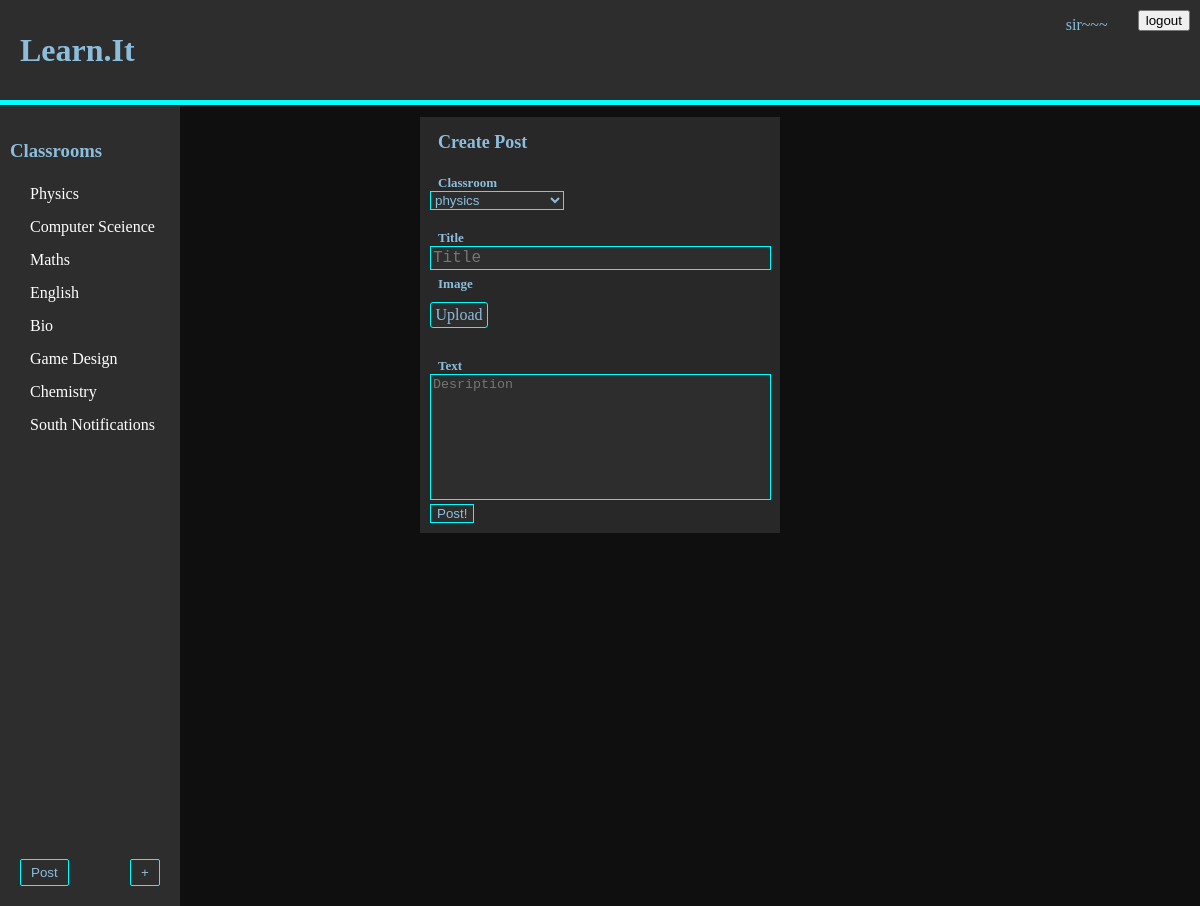
The page /p (signed in) on the database as committed earlier.
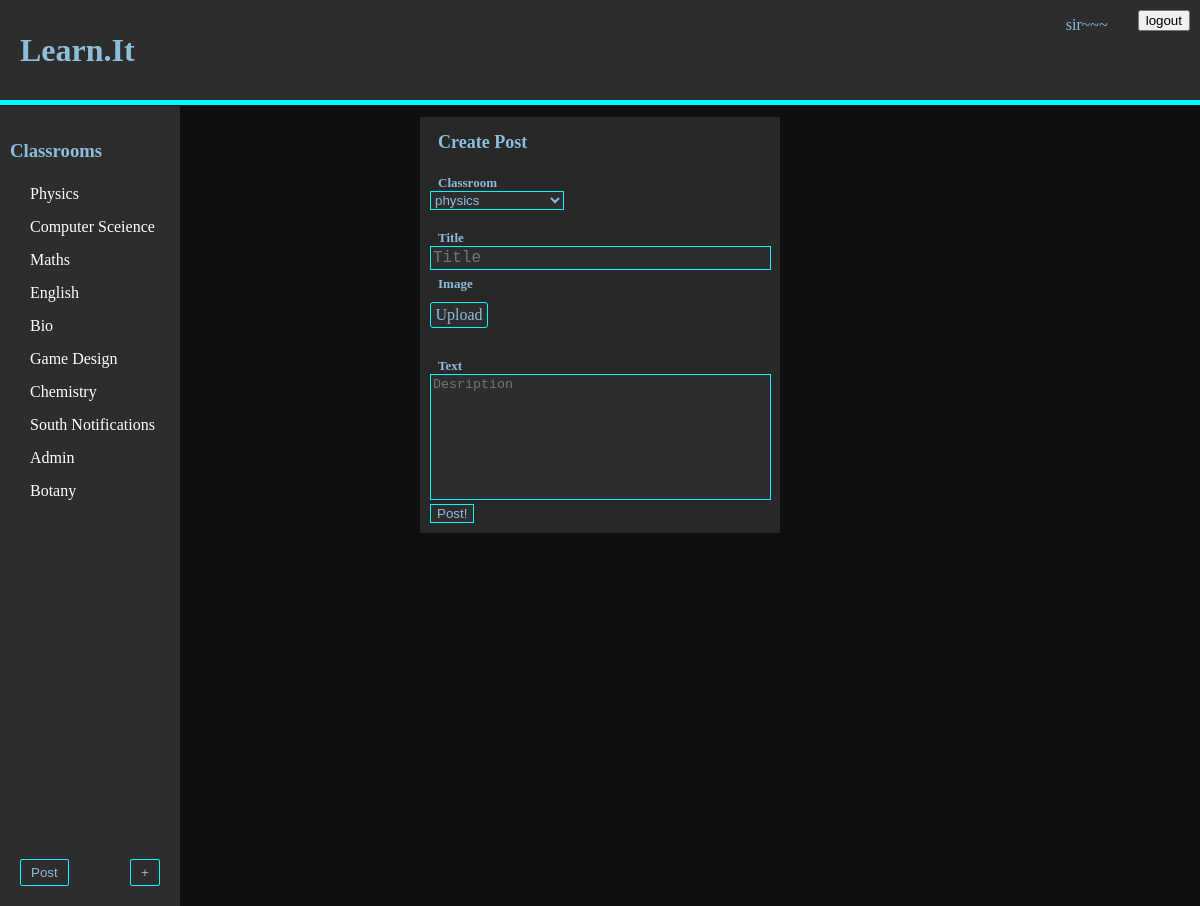
The same page on the database as committed later.
### tables this page shows
CREATE TABLE User_Classroom (Uid INTEGER REFERENCES User (id), Cid INTEGER REFERENCES classroom (id), Admin BOOLEAN NOT NULL);

CREATE TABLE classroom (id INTEGER PRIMARY KEY, name STRING (25), description TEXT (100), ProPic TEXT);

### main.py (the view)
@app.route("/p")
def Post():
    if session.get("_User") is None:
        return redirect(url_for("main_user"))
    classes = do_query("""select classroom.name, Cid from User_Classroom
                        join classroom ON classroom.id = Cid WHERE Uid = ?;
                        """, (int(session["_User"]),), None)
    id = session["_User"]
    name = do_query("SELECT name from User where id = ?",
                    (session["_User"],), "fetch")
    return render_template("Post.html", title="Post", classrooms=classes,
                           uid=id, user_name=name)

### main.py (called while the page is built)
def do_query(query, data, fetch):
    conn = sqlite3.connect("learnit.db")
    cur = conn.cursor()
    cur.execute(query, data)
    if fetch is None:
        result = cur.fetchall()
    else:
        result = cur.fetchone()
    conn.close()
    return result

### templates/Post.html (shortened to what this page needs)
<!DOCTYPE html>
<html lang="en" dir="ltr">
  <head>
    <link class="jsbin" href="http://ajax.googleapis.com/ajax/libs/jqueryui/1/themes/base/jquery-ui.css" rel="stylesheet" type="text/css" />
  </head>
  <body>
    {%include 'header.html'%}
  {%include 'sidebar.html'%}
    <div class="post">
      <h1 class="post-title">Create Post</h1>
      <br>
      <h1 class="post-subtext">Classroom</h1><br>
      <form action="/SubmitPost" method="post" enctype="multipart/form-data">
        <select class="class-input" name="classroom" placeholder="Classroom">
          {%for i in classrooms%}
          <option value="{{i[1]}}">{{i[0]}}</option>
          {%endfor%}
        </select>
        <br><br>
        <h1 class="post-subtext">Title</h1><br>
        <textarea name="Title" rows="1" cols="40" maxlength="50" class="title-input" placeholder="Title"></textarea>
        <br> <h1 class="post-subtext">Image</h1><br>
        <div class="fileUpload btn btn-primary">
      <span>Upload</span>
      </div>
        <br>
        <h1 class="post-subtext">Text</h1><br>
        <textarea name="content" rows="8" cols="40" placeholder="Desription" class="text-input"></textarea>
        <input class="submit-input" type="submit" value="Post!">
      </form>
    </div>
  </body>
</html>

### templates/sidebar.html (shortened to what this page needs)
<!DOCTYPE html>
<html lang="en" dir="ltr">
<link rel="stylesheet" href="../static/css/style.css">
  <head>
  </head>
  <body>
    <div class="sidebar">
      <a href="/c" class="sidebar-Title"><h3 class="sidebar-Title">Classrooms</h3></a>
      {%for i in classrooms%}
        <a href="/c/{{i[1]}}" class="sidebar-Text">{{i[0]}}</a>
      {%endfor%}
    </div>
    {%if uid != 0%}
    <button type="button" class="make-class-link" style="left:20px" >
      <a href="/p">Post</a>
    </button>
    <button type="button" class="make-class-link" >
      <a href="/make_C">+</a>
    </button>
    {%endif%}
  </body>
</html>

Rows that differ between the two databases and show on the page:
added User_Classroom: name "Admin"
added User_Classroom: name "Botany"
